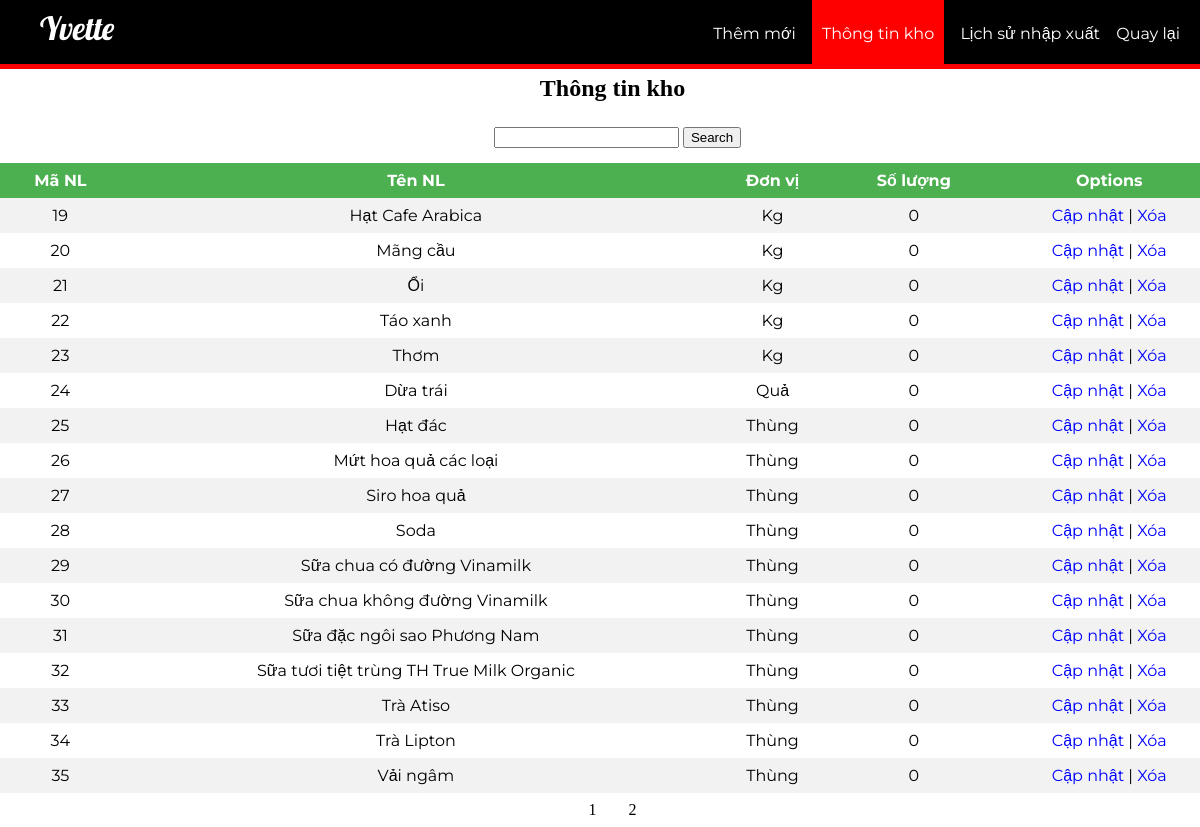
The app's page /warehouse.php?page=2 with its own data.
### tables this page shows
CREATE TABLE IF NOT EXISTS `nguyen_lieu` (
  `MaNL` int(4) NOT NULL AUTO_INCREMENT,
  `TenNL` varchar(100) NOT NULL,
  `DonVi` varchar(20) NOT NULL,
  `SoLuongNL` int(6) NOT NULL DEFAULT '0',
  PRIMARY KEY (`MaNL`)
);

### warehouse.php (the view, shortened to what this page needs)
<!DOCTYPE html>
<html lang="en">
<head>
</head>
<body>
    <?php session_start();
        require_once "./db_connect.php"; ?>
    <header>
            <nav>
                <h1>Yvette</h1>
                <ul id="navli">
                    <li><a class="homeblack" href="./insert_nl.php">Thêm mới</a></li>
                    <li><a class="homered" href="./warehouse.php">Thông tin kho</a></li>
                    <li><a class="homeblack" href="./history.php">Lịch sử nhập xuất</a></li>
                    <li><a class="homeblack" href="./index.php">Quay lại</a></li>
                </ul>
            </nav>
	</header>
    <div class="divider"></div>
    <div class="container">
        <div class="title-search">
            <h2 style="margin: 0;">Thông tin kho</h2>
        </div>
        <div class="box-search">
           <div class="search" id="search">
                <form action="" method="post">
                    <input type="text" name="txtsearch" id="">
                    <input type="submit" name="search" value="Search">
                </form>
           </div>
        </div>
        <?php
            if(isset($_POST["search"])){
                $s = $_POST["txtsearch"];
                if($s == ""){
                    echo "Nhập vào thanh tìm kiếm";
                }else{
                    $sql = "SELECT * FROM nguyen_lieu WHERE TenNL LIKE '%$s%'";
                    $result = mysqli_query($conn, $sql);
                    $count = mysqli_num_rows($result);
                    if($count <= 0){
                        echo "không tìm thấy nguyên liệu, ". $s ;
                    }else{
                        $result = mysqli_query($conn, $sql);
                        if ($result->num_rows > 0) {
                            ?>
                            <table>
                                <tr>
                                    <th align = "center">Mã NL</th>
                                    <th align = "center">Tên NL</th>
                                    <th align = "center">Đơn vị</th>
                                    <th align = "center">Số lượng</th>
                                    <th align = "center">Options</th>
                                </tr>
                            <?php
                            while($row = $result->fetch_assoc()) { ?>
                                <tr>
                                    <td><?php echo $row["MaNL"] ?></td>
                                    <td><?php echo $row["TenNL"] ?></td>
                                    <td><?php echo $row["DonVi"] ?></td>
                                    <td><?php echo $row["SoLuongNL"] ?></td>
                                    <td><a href="editnl.php?id=<?php echo $row['MaNL']?>">Cập nhật</a> |
                                    <a href="deletenl.php?id=<?php echo $row['MaNL']?>">Xóa</a></td>
                                </tr>
                        <?php    } ?>
                            </table>
                            <?php
                        }
                    }
                }
            }else{
                $num_per_page = 18;
                if(isset($_GET["page"])){
                    $page = $_GET["page"];
                }else{
                    $page = 1;
                }
                $start_from = ($page-1)*18;
                $sql = "select * from nguyen_lieu limit $start_from,$num_per_page";
                $result = mysqli_query($conn, $sql);
                if ($result->num_rows > 0) {
                    ?>
                    <table>
                        <tr>
                            <th align = "center">Mã NL</th>
                            <th align = "center">Tên NL</th>
                            <th align = "center">Đơn vị</th>
                            <th align = "center">Số lượng</th>
                            <th align = "center">Options</th>
                        </tr>
                        <?php
                    while($row = $result->fetch_assoc()) { ?>
                        <tr>
                            <td><?php echo $row["MaNL"] ?></td>
                            <td><?php echo $row["TenNL"] ?></td>
                            <td><?php echo $row["DonVi"] ?></td>
                            <td><?php echo $row["SoLuongNL"] ?></td>
                            <td><a href="editnl.php?id=<?php echo $row['MaNL']?>">Cập nhật</a> |
                            <a href="deletenl.php?id=<?php echo $row['MaNL']?>">Xóa</a></td>
                        </tr>
                <?php   } ?>
                    </table>
                    <?php
                        $sql = "select * from nguyen_lieu";
                        $result = mysqli_query($conn, $sql);
                        $total_records = mysqli_num_rows($result);
                        $total_pages = ceil($total_records/$num_per_page);
                    ?>
                    <div class="pagination">
                    <?php
                        for($i=1; $i <= $total_pages; $i++){
                            echo "<a href = 'warehouse.php?page=".$i."'>" .$i. "</a>";
                        }
                    ?>
                    </div>
                <?php
                }else {
                    echo "0 results";
                }
            }
                ?>
    </div>
</body>
</html>

### warehouse.php (style rules this page uses)
body { margin: 0px; }
.container { margin: 0 auto; width: 1225px; display: flex; flex-direction: column; justify-content: center; align-items: center; }
table a:-webkit-any-link { text-decoration: none; cursor: pointer; color: blue; }
header { background: black; color: white; padding: 8px 20px 6px 40px; height: 50px; }
header h1 { display: inline; font-family: 'Lobster', cursive; font-weight: 400; font-size: 32px; float: left; margin-top: 0px; margin-right: 10px; }
nav ul { display: inline; padding: 0px; float: right; }
nav ul li { display: inline-block; list-style-type: none; color: white; margin-left: 12px; }
nav ul li a { color: white; text-decoration: none; }
#navli { font-family: 'Montserrat', sans-serif; }
.homered { background-color: red; padding: 30px 10px 22px 10px; }
.divider { background-color: red; height: 5px; }
table { margin: 0px; border-collapse: collapse; width: 100%; font-family: 'Montserrat', sans-serif; }
th, td { text-align: center; padding: 8px; }
tr:nth-child(even) { background-color: #f2f2f2 }
th { background-color: #4CAF50; color: white; }
.box-search { position: relative; left: 5px; margin: 0 auto; margin-top: 10px; padding: 5px; }
#search { margin-top: 10px; margin-bottom: 10px; }
.pagination { display: inline-block; }
.pagination a { color: black; float: left; padding: 8px 16px; text-decoration: none; }

### records on screen
nguyen_lieu: MaNL "19", TenNL "Hạt Cafe Arabica", DonVi "Kg", SoLuongNL "0"
nguyen_lieu: MaNL "20", TenNL "Mãng cầu", DonVi "Kg", SoLuongNL "0"
nguyen_lieu: MaNL "21", TenNL "Ổi", DonVi "Kg", SoLuongNL "0"
nguyen_lieu: MaNL "22", TenNL "Táo xanh", DonVi "Kg", SoLuongNL "0"
nguyen_lieu: MaNL "23", TenNL "Thơm", DonVi "Kg", SoLuongNL "0"
nguyen_lieu: MaNL "24", TenNL "Dừa trái", DonVi "Quả", SoLuongNL "0"
nguyen_lieu: MaNL "25", TenNL "Hạt đác", DonVi "Thùng", SoLuongNL "0"
nguyen_lieu: MaNL "26", TenNL "Mứt hoa quả các loại", DonVi "Thùng", SoLuongNL "0"
nguyen_lieu: MaNL "27", TenNL "Siro hoa quả", DonVi "Thùng", SoLuongNL "0"
nguyen_lieu: MaNL "28", TenNL "Soda", DonVi "Thùng", SoLuongNL "0"
nguyen_lieu: MaNL "29", TenNL "Sữa chua có đường Vinamilk", DonVi "Thùng", SoLuongNL "0"
nguyen_lieu: MaNL "30", TenNL "Sữa chua không đường Vinamilk", DonVi "Thùng", SoLuongNL "0"
nguyen_lieu: MaNL "31", TenNL "Sữa đặc ngôi sao Phương Nam", DonVi "Thùng", SoLuongNL "0"
nguyen_lieu: MaNL "32", TenNL "Sữa tươi tiệt trùng TH True Milk Organic", DonVi "Thùng", SoLuongNL "0"
nguyen_lieu: MaNL "33", TenNL "Trà Atiso", DonVi "Thùng", SoLuongNL "0"
nguyen_lieu: MaNL "34", TenNL "Trà Lipton", DonVi "Thùng", SoLuongNL "0"
nguyen_lieu: MaNL "35", TenNL "Vải ngâm", DonVi "Thùng", SoLuongNL "0"
